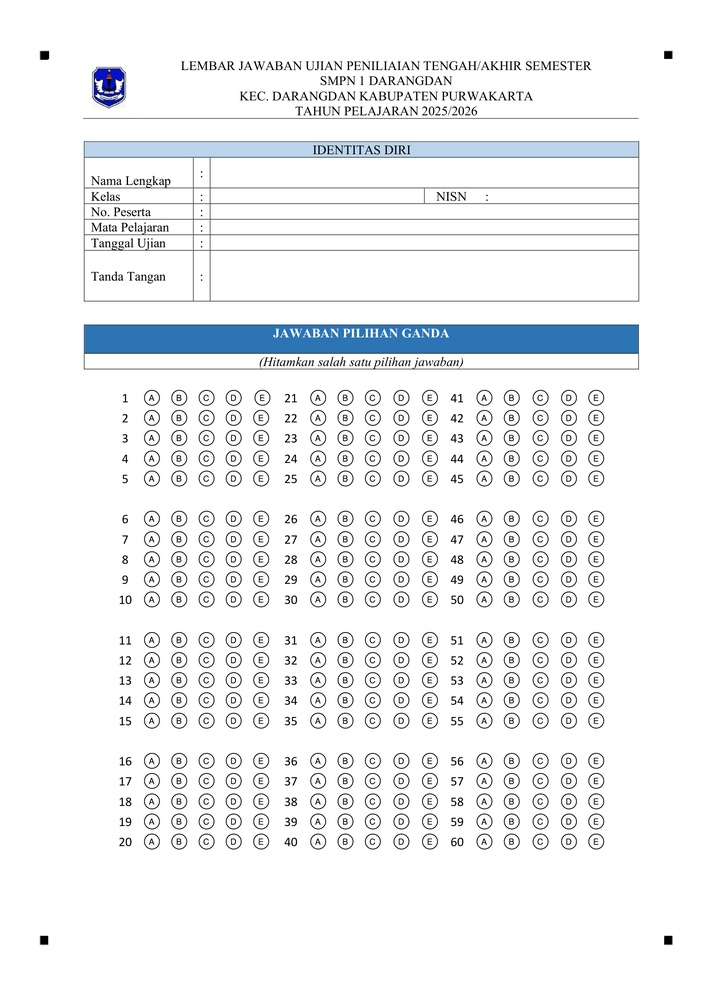
#> input picture backend/temp_test_pdf/ljk_smp1darangdan_page_1.jpg, 706 x 999 px, shrunk from 1654 x 2339 before the run
$ python estimate_roi.py
#> lines starting #> are read from the running program, lines starting #| are printed output that depends on the picture
import cv2
import json

# Load converted PDF image
img_path = 'temp_test_pdf/ljk_smp1darangdan_page_1.jpg'
img = cv2.imread(img_path)
#> img is the input picture: shape (999, 706, 3); mean B, G, R 242.7, 241, 239.2

if img is not None:
    h, w = img.shape[:2]
#> h = 999; w = 706
    print(f'Image size: {w} x {h}')
#| Image size: 706 x 999

    # Estimate ROI for 60-question LJK
    roi_x1 = int(w * 0.1)
#> roi_x1 = 70
    roi_y1 = int(h * 0.25)
#> roi_y1 = 249
    roi_x2 = int(w * 0.65)
#> roi_x2 = 458
    roi_y2 = int(h * 0.90)
#> roi_y2 = 899

    roi = {
        'x1': roi_x1,
        'y1': roi_y1,
        'x2': roi_x2,
        'y2': roi_y2,
        'width': roi_x2 - roi_x1,
        'height': roi_y2 - roi_y1
    }

    print(f'Estimated ROI: ({roi_x1}, {roi_y1}) - ({roi_x2}, {roi_y2})')
#| Estimated ROI: (70, 249) - (458, 899)
    print(f'ROI size: {roi["width"]} x {roi["height"]}')
#| ROI size: 388 x 650

    # Draw ROI
    img_copy = img.copy()
    cv2.rectangle(img_copy, (roi_x1, roi_y1), (roi_x2, roi_y2), (0, 255, 0), 3)
    cv2.putText(img_copy, 'ROI - Answer Area', (roi_x1, roi_y1-10),
                cv2.FONT_HERSHEY_SIMPLEX, 1, (0, 255, 0), 2)
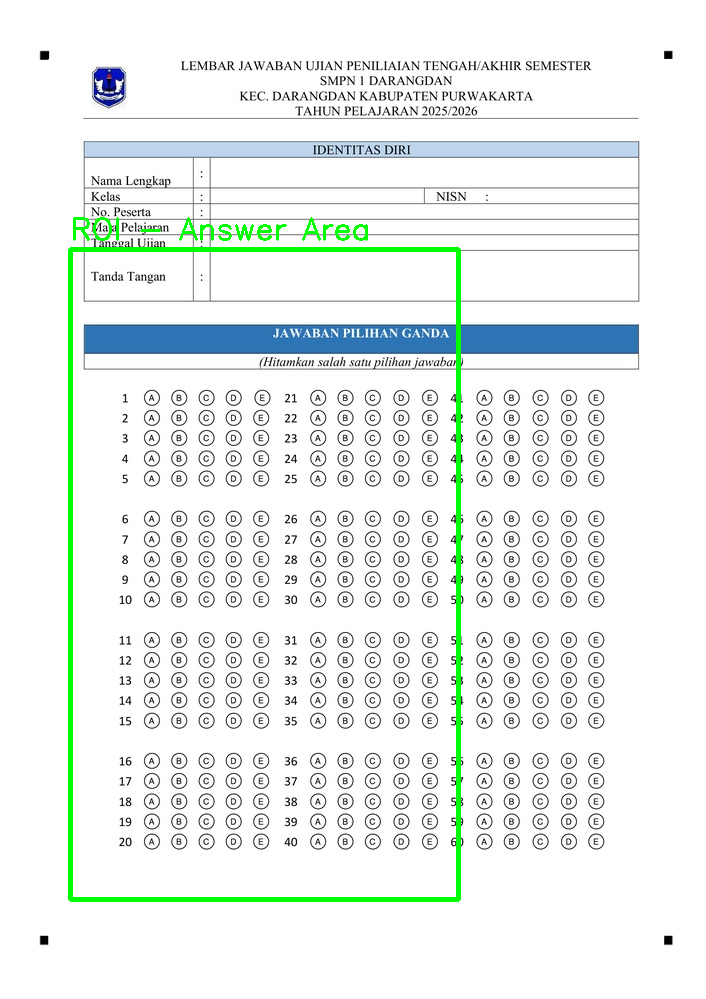
#> img_copy: shape (999, 706, 3); mean B, G, R 238.6, 241.3, 235.1

    cv2.imwrite('temp_test_pdf/roi_visualization.jpg', img_copy)
    print('Saved: temp_test_pdf/roi_visualization.jpg')

    with open('roi_config_60_estimated.json', 'w') as f:
        json.dump(roi, f, indent=4)
    print('Saved: roi_config_60_estimated.json')
